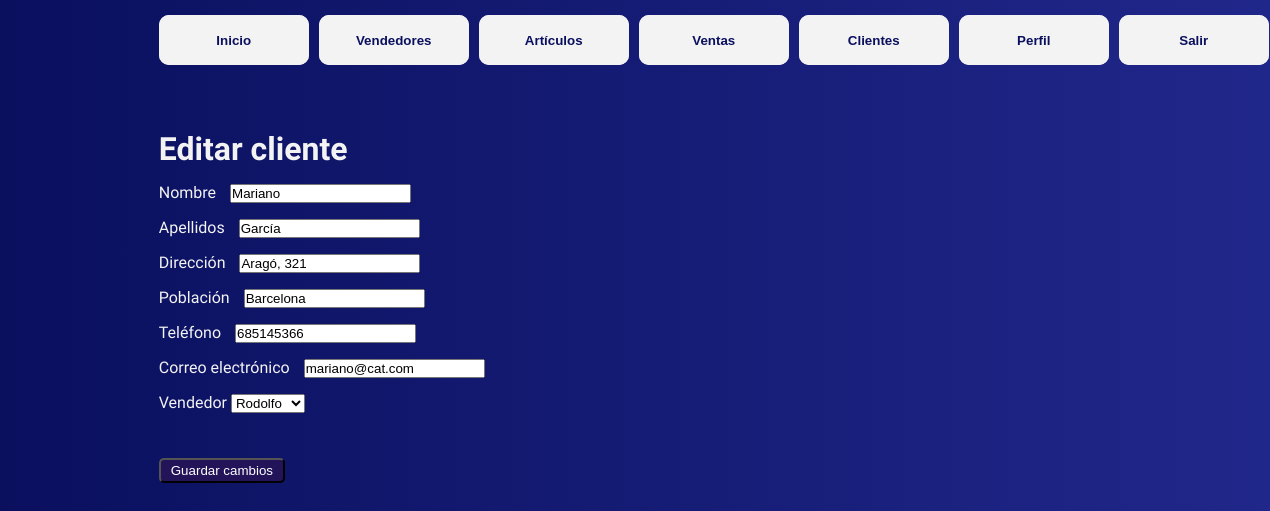
The page /editar_cliente/13/ (signed in) on the database its author committed.
### gestordeventas/models.py (models this page shows, shortened)
class Clientes(models.Model):
    nombre = models.CharField(max_length=20)
    apellidos = models.CharField(max_length=20)
    direccion = models.CharField(max_length=50)
    poblacion = models.CharField(max_length=20)
    telefono = models.CharField(max_length=20)
    correo = models.EmailField(null=True, blank=True)
    vendedor = models.ForeignKey(Vendedores, on_delete=models.SET_NULL, null=True)

### gestordeventas/views.py (the view)
# urls.py: path('editar_cliente/<int:cliente_id>/', views.editar_cliente, name='editar_cliente'),
@login_required
def editar_cliente(request, cliente_id):
    title = "Editar cliente"
    cliente = get_object_or_404(Clientes, id=cliente_id)
    if request.method == 'POST':
        form = EditarCliente(request.POST, instance=cliente)
        if form.is_valid():
            nombre = form.cleaned_data['nombre']
            apellidos = form.cleaned_data['apellidos']
            direccion = form.cleaned_data['direccion']
            poblacion = form.cleaned_data['poblacion']
            telefono = form.cleaned_data['telefono']
            correo = form.cleaned_data['correo']
            vendedor = form.cleaned_data['vendedor']
            cliente.nombre = nombre
            cliente.apellidos = apellidos
            cliente.direccion = direccion
            cliente.poblacion = poblacion
            cliente.telefono = telefono
            cliente.correo = correo
            cliente.vendedor = vendedor
            cliente.save()
            return redirect('clientes')
    else:
        form = EditarCliente(instance=cliente)
    return render(request, 'clientes/editar_cliente.html',
                  {'form': form,
                   'title': title
                   })

### gestordeventas/forms.py
class EditarCliente(forms.ModelForm):
    class Meta:
        model = Clientes
        fields = ['nombre', 'apellidos', 'direccion', 'poblacion', 'telefono', 'correo', 'vendedor']
        labels = {
            'nombre': 'Nombre',
            'apellidos': 'Apellidos',
            'direccion': 'Dirección',
            'poblacion': 'Población',
            'telefono': 'Teléfono',
            'correo': 'Correo electrónico',
            'vendedor': 'Vendedor',
        }
        widgets = {
            'nombre': forms.TextInput(attrs={'autocomplete': 'on'}),
            'apellidos': forms.TextInput(attrs={'autocomplete': 'on'}),
            'direccion': forms.TextInput(attrs={'autocomplete': 'on'}),
            'poblacion': forms.TextInput(attrs={'autocomplete': 'on'}),
            'telefono': forms.TextInput(attrs={'pattern': '[0-9]*', 'inputmode': 'numeric', 'autocomplete': 'on'}),
            'correo': forms.EmailInput(attrs={'autocomplete': 'on'}),
            'vendedor': forms.Select(attrs={'autocomplete': 'on'}),
        }

### gestordeventas/models.py (called while the page is built)
    def __str__(self):
        return f'{self.nombre}'

### gestordeventas/templates/Clientes/editar_cliente.html (shortened to what this page needs)
{% extends 'layouts/base.html' %}
{% load static %}
{% block content %}
<div class="container fade-in">
    <h1>{{title}}</h1>
<div class="form-agregar-editar">
    <form method="POST">
        <div>
            {{ form.nombre.label }}
            {{ form.nombre }}
        </div>
        <div>
            {{ form.apellidos.label }}
            {{ form.apellidos }}
        </div>
        <div>
            {{ form.direccion.label }}
            {{ form.direccion }}
        </div>
        <div>
            {{ form.poblacion.label }}
            {{ form.poblacion }}
        </div>
        <div>
            {{ form.telefono.label }}
            {{ form.telefono }}
        </div>
        <div>
            {{ form.correo.label }}
            {{ form.correo }}
        </div>
        <div>
            {{ form.vendedor.label }}
            {{ form.vendedor }}
        </div>
            <button type="submit" class= "boton-anadir" >Guardar cambios</button>
    </form>
</div>
</div>
{% endblock %}

### gestordeventas/static/styles/main.css (style rules this page uses)
:root { --color-fondo-primario: #0a105e; --color-fondo-secundario: #20278a; --color-blanco: #f3f3f3; --botones-hover: #301b7a; --btns-tablas: #452ca0; --btn-anadir: #23145a; }
* { margin: 0; padding: 0; }
body { flex-direction: column; align-items: center; margin: auto; background: linear-gradient(to right, var(--color-fondo-primario), var(--color-fondo-secundario)); font-family: "Sarabun", sans-serif; color: var(--color-blanco); height: 100vh; width: 75vw; }
.fade-in { opacity: 0; animation: fadeIn 1.5s forwards; }
.container { margin-top: 50px; display: flex; flex-direction: column; height: 100%; width: 100%; }
.boton-anadir { padding: 3px 10px; margin-top: 30px; border-radius: 5px; align-self:flex-start; color: rgb(255, 255, 255); background-color: var(--btn-anadir); cursor: pointer; }
.form-agregar-editar form { display: flex; flex-direction: column; justify-content: center; gap: 15px; margin-top: 15px; }
.form-agregar-editar form input { margin-left: 10px; }

### rows shown on the page
Clientes: nombre "Mariano", apellidos "García", direccion "Aragó, 321", poblacion "Barcelona", telefono "685145366", correo "mariano@cat.com", vendedor "Rodolfo"

### other values the page prints
{{ title }} "Editar cliente"
